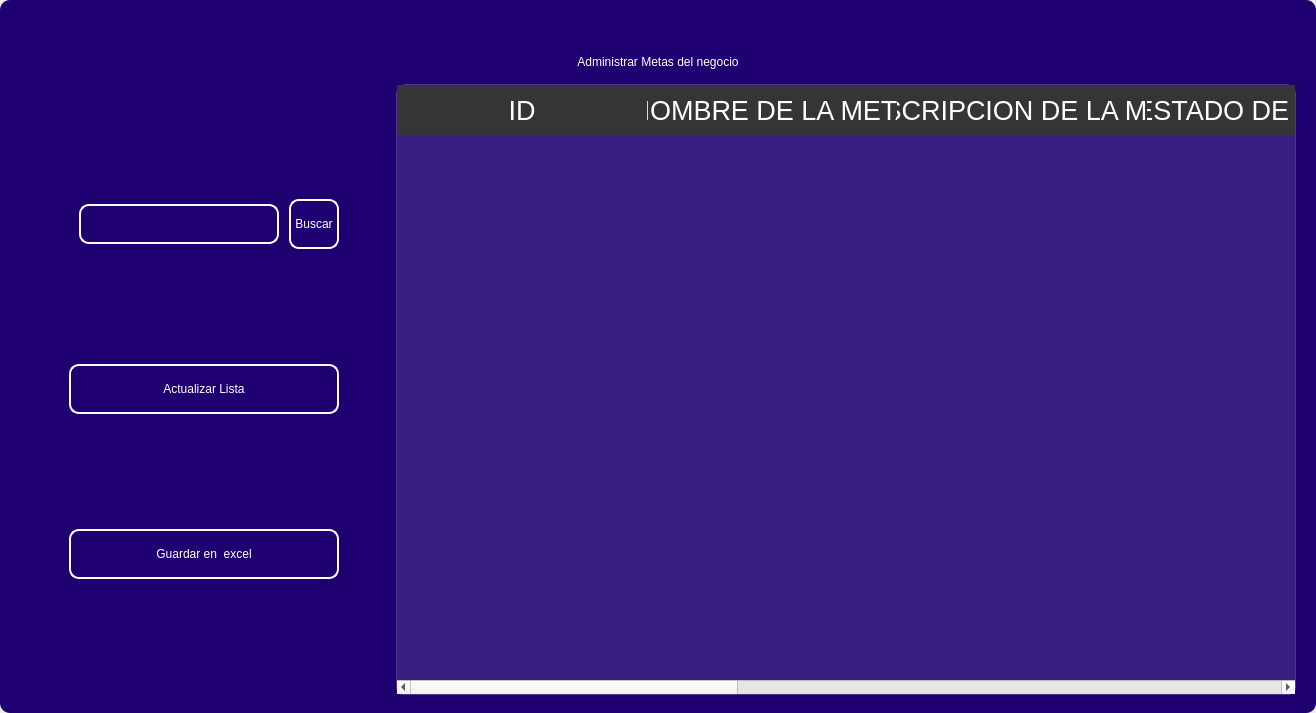
<?xml version="1.0" encoding="UTF-8"?>
<ui version="4.0">
 <class>MainWindow</class>
 <widget class="QMainWindow" name="MainWindow">
  <property name="geometry">
   <rect>
    <x>0</x>
    <y>0</y>
    <width>1316</width>
    <height>713</height>
   </rect>
  </property>
  <property name="windowTitle">
   <string>MainWindow</string>
  </property>
  <property name="styleSheet">
   <string notr="true"/>
  </property>
  <widget class="QWidget" name="centralwidget">
   <property name="styleSheet">
    <string notr="true"/>
   </property>
   <layout class="QVBoxLayout" name="verticalLayout">
    <property name="spacing">
     <number>0</number>
    </property>
    <property name="leftMargin">
     <number>0</number>
    </property>
    <property name="topMargin">
     <number>0</number>
    </property>
    <property name="rightMargin">
     <number>0</number>
    </property>
    <property name="bottomMargin">
     <number>0</number>
    </property>
    <item>
     <widget class="QFrame" name="frame">
      <property name="enabled">
       <bool>true</bool>
      </property>
      <property name="styleSheet">
       <string notr="true">
QFrame {
border-radius:10px;
background-color:#1E0070;
 }
</string>
      </property>
      <property name="frameShape">
       <enum>QFrame::StyledPanel</enum>
      </property>
      <property name="frameShadow">
       <enum>QFrame::Raised</enum>
      </property>
      <layout class="QVBoxLayout" name="verticalLayout_2">
       <item>
        <widget class="QFrame" name="frame_superior">
         <property name="minimumSize">
          <size>
           <width>0</width>
           <height>40</height>
          </size>
         </property>
         <property name="maximumSize">
          <size>
           <width>16777215</width>
           <height>40</height>
          </size>
         </property>
         <property name="styleSheet">
          <string notr="true">QPushButton{
border-radius:18px;
}

QPushButton:hover{
	background-color: rgb(0, 0, 0);
}
</string>
         </property>
         <property name="frameShape">
          <enum>QFrame::StyledPanel</enum>
         </property>
         <property name="frameShadow">
          <enum>QFrame::Raised</enum>
         </property>
         <layout class="QHBoxLayout" name="horizontalLayout_3">
          <property name="spacing">
           <number>4</number>
          </property>
          <property name="leftMargin">
           <number>0</number>
          </property>
          <property name="topMargin">
           <number>0</number>
          </property>
          <property name="rightMargin">
           <number>0</number>
          </property>
          <property name="bottomMargin">
           <number>0</number>
          </property>
          <item>
           <widget class="QPushButton" name="btn_icon">
            <property name="text">
             <string/>
            </property>
            <property name="iconSize">
             <size>
              <width>40</width>
              <height>40</height>
             </size>
            </property>
           </widget>
          </item>
          <item>
           <spacer name="horizontalSpacer_2">
            <property name="orientation">
             <enum>Qt::Horizontal</enum>
            </property>
            <property name="sizeHint" stdset="0">
             <size>
              <width>443</width>
              <height>20</height>
             </size>
            </property>
           </spacer>
          </item>
          <item>
           <widget class="QPushButton" name="btn_exit">
            <property name="minimumSize">
             <size>
              <width>38</width>
              <height>38</height>
             </size>
            </property>
            <property name="maximumSize">
             <size>
              <width>38</width>
              <height>38</height>
             </size>
            </property>
            <property name="text">
             <string/>
            </property>
            <property name="iconSize">
             <size>
              <width>35</width>
              <height>35</height>
             </size>
            </property>
           </widget>
          </item>
          <item>
           <widget class="QPushButton" name="bt_minimizar">
            <property name="minimumSize">
             <size>
              <width>38</width>
              <height>38</height>
             </size>
            </property>
            <property name="maximumSize">
             <size>
              <width>38</width>
              <height>38</height>
             </size>
            </property>
            <property name="cursor">
             <cursorShape>PointingHandCursor</cursorShape>
            </property>
            <property name="text">
             <string/>
            </property>
            <property name="icon">
             <iconset>
              <normaloff>image/minus.svg</normaloff>image/minus.svg</iconset>
            </property>
            <property name="iconSize">
             <size>
              <width>38</width>
              <height>38</height>
             </size>
            </property>
           </widget>
          </item>
          <item>
           <widget class="QPushButton" name="bt_maximizar">
            <property name="minimumSize">
             <size>
              <width>38</width>
              <height>38</height>
             </size>
            </property>
            <property name="maximumSize">
             <size>
              <width>38</width>
              <height>38</height>
             </size>
            </property>
            <property name="cursor">
             <cursorShape>PointingHandCursor</cursorShape>
            </property>
            <property name="text">
             <string/>
            </property>
            <property name="icon">
             <iconset>
              <normaloff>image/chevron-up.svg</normaloff>image/chevron-up.svg</iconset>
            </property>
            <property name="iconSize">
             <size>
              <width>38</width>
              <height>38</height>
             </size>
            </property>
           </widget>
          </item>
          <item>
           <widget class="QPushButton" name="bt_restaurar">
            <property name="minimumSize">
             <size>
              <width>38</width>
              <height>38</height>
             </size>
            </property>
            <property name="maximumSize">
             <size>
              <width>38</width>
              <height>38</height>
             </size>
            </property>
            <property name="cursor">
             <cursorShape>PointingHandCursor</cursorShape>
            </property>
            <property name="text">
             <string/>
            </property>
            <property name="icon">
             <iconset>
              <normaloff>image/chevron-down.svg</normaloff>image/chevron-down.svg</iconset>
            </property>
            <property name="iconSize">
             <size>
              <width>38</width>
              <height>38</height>
             </size>
            </property>
           </widget>
          </item>
          <item>
           <widget class="QPushButton" name="bt_cerrar">
            <property name="minimumSize">
             <size>
              <width>38</width>
              <height>38</height>
             </size>
            </property>
            <property name="maximumSize">
             <size>
              <width>38</width>
              <height>38</height>
             </size>
            </property>
            <property name="cursor">
             <cursorShape>PointingHandCursor</cursorShape>
            </property>
            <property name="text">
             <string/>
            </property>
            <property name="icon">
             <iconset>
              <normaloff>image/x.svg</normaloff>image/x.svg</iconset>
            </property>
            <property name="iconSize">
             <size>
              <width>38</width>
              <height>38</height>
             </size>
            </property>
           </widget>
          </item>
         </layout>
        </widget>
       </item>
       <item>
        <widget class="QLabel" name="label">
         <property name="styleSheet">
          <string notr="true">font: 30pt &quot;MS Shell Dlg 2&quot;;
color: rgb(255, 255, 255);</string>
         </property>
         <property name="text">
          <string>Administrar Metas del negocio</string>
         </property>
         <property name="alignment">
          <set>Qt::AlignCenter</set>
         </property>
        </widget>
       </item>
       <item>
        <widget class="QFrame" name="frame_3">
         <property name="minimumSize">
          <size>
           <width>0</width>
           <height>0</height>
          </size>
         </property>
         <property name="frameShape">
          <enum>QFrame::StyledPanel</enum>
         </property>
         <property name="frameShadow">
          <enum>QFrame::Raised</enum>
         </property>
         <layout class="QHBoxLayout" name="horizontalLayout_4">
          <property name="leftMargin">
           <number>9</number>
          </property>
          <property name="topMargin">
           <number>9</number>
          </property>
          <property name="rightMargin">
           <number>9</number>
          </property>
          <item>
           <layout class="QVBoxLayout" name="verticalLayout_4">
            <property name="spacing">
             <number>50</number>
            </property>
            <property name="sizeConstraint">
             <enum>QLayout::SetDefaultConstraint</enum>
            </property>
            <property name="leftMargin">
             <number>50</number>
            </property>
            <property name="topMargin">
             <number>50</number>
            </property>
            <property name="rightMargin">
             <number>50</number>
            </property>
            <property name="bottomMargin">
             <number>50</number>
            </property>
            <item>
             <layout class="QHBoxLayout" name="horizontalLayout">
              <property name="spacing">
               <number>10</number>
              </property>
              <property name="leftMargin">
               <number>10</number>
              </property>
              <property name="topMargin">
               <number>0</number>
              </property>
              <property name="bottomMargin">
               <number>0</number>
              </property>
              <item>
               <widget class="QLineEdit" name="searchtxt">
                <property name="minimumSize">
                 <size>
                  <width>200</width>
                  <height>25</height>
                 </size>
                </property>
                <property name="maximumSize">
                 <size>
                  <width>150</width>
                  <height>40</height>
                 </size>
                </property>
                <property name="styleSheet">
                 <string notr="true">QLabel {
	color: rgb(255, 255, 254);
	font: 12pt &quot;Arial&quot;;
	background-color: rgba(0, 0, 0,0);
}

QTextEdit{
background-color: rgba(0, 0, 0,0);
border-radius:10px; 
font: 12pt &quot;Arial&quot;;
color: rgb(255, 255, 254);
border: 2px solid  rgb(255, 255, 255);

}

QTextEdit:hover{
background-color: rgba(0, 0, 0,0);
border-radius:10px; 
font: 12pt &quot;Arial&quot;;
border: 2px solid  rgb(120, 0, 171);
}

QTextEdit:focus{
background-color: rgb(0, 0, 0);
border-radius:10px; 
font: 12pt &quot;Arial&quot;;
border: 2px solid rgb(120, 0, 171);
}

QLineEdit{
background-color: rgba(0, 0, 0,0);
border-radius:10px; 
font: 12pt &quot;Arial&quot;;
color: rgb(255, 255, 254);
border: 2px solid  rgb(255, 255, 255);

}

QLineEdit:hover{
background-color: rgba(0, 0, 0,0);
border-radius:10px; 
font: 12pt &quot;Arial&quot;;
border: 2px solid  rgb(120, 0, 171);
}

QLineEdit:focus{
background-color: rgb(0, 0, 0);
border-radius:10px; 
font: 12pt &quot;Arial&quot;;
border: 2px solid rgb(120, 0, 171);
}

QCheckBox{
	font: 12pt &quot;Arial&quot;;
	color: rgb(255, 255, 255);
}

QCheckBox::indicator {
    width: 18px;
    height:18px;
}

QCheckBox::indicator:unchecked {
   background-image: url(image/square.svg);
}

QCheckBox::indicator:checked {
   background-image: url(image/check-square.svg);
}

QPushButton{
border-radius:10px; 
font: 12pt &quot;Arial&quot;;
color: rgb(255, 255, 254);
border: 2px solid #ffffff;
}

QPushButton:hover{
border-radius:10px; 
font: 12pt &quot;Arial&quot;;
color: rgb(255, 255, 255);
border: 2px solid rgb(120, 0, 171);
	background-color: rgb(120, 0, 171);
}
</string>
                </property>
               </widget>
              </item>
              <item>
               <widget class="QPushButton" name="btn_search">
                <property name="sizePolicy">
                 <sizepolicy hsizetype="Minimum" vsizetype="Fixed">
                  <horstretch>0</horstretch>
                  <verstretch>0</verstretch>
                 </sizepolicy>
                </property>
                <property name="minimumSize">
                 <size>
                  <width>0</width>
                  <height>15</height>
                 </size>
                </property>
                <property name="maximumSize">
                 <size>
                  <width>100</width>
                  <height>50</height>
                 </size>
                </property>
                <property name="cursor">
                 <cursorShape>PointingHandCursor</cursorShape>
                </property>
                <property name="styleSheet">
                 <string notr="true">QPushButton{
border-radius:10px; 
font: 12pt &quot;Arial&quot;;
color: rgb(255, 255, 254);
border: 2px solid #ffffff;
}

QPushButton:hover{
border-radius:10px; 
font: 12pt &quot;Arial&quot;;
color: rgb(255, 255, 255);
border: 2px solid rgb(120, 0, 171);
	background-color: rgb(120, 0, 171);
}</string>
                </property>
                <property name="text">
                 <string>Buscar</string>
                </property>
               </widget>
              </item>
             </layout>
            </item>
            <item>
             <widget class="QPushButton" name="btn_get">
              <property name="minimumSize">
               <size>
                <width>50</width>
                <height>40</height>
               </size>
              </property>
              <property name="maximumSize">
               <size>
                <width>300</width>
                <height>50</height>
               </size>
              </property>
              <property name="cursor">
               <cursorShape>PointingHandCursor</cursorShape>
              </property>
              <property name="styleSheet">
               <string notr="true">QPushButton{
border-radius:10px; 
font: 12pt &quot;Arial&quot;;
color: rgb(255, 255, 254);
border: 2px solid #ffffff;
}

QPushButton:hover{
border-radius:10px; 
font: 12pt &quot;Arial&quot;;
color: rgb(255, 255, 255);
border: 2px solid rgb(120, 0, 171);
	background-color: rgb(120, 0, 171);
}</string>
              </property>
              <property name="text">
               <string>Actualizar Lista</string>
              </property>
              <property name="iconSize">
               <size>
                <width>35</width>
                <height>35</height>
               </size>
              </property>
             </widget>
            </item>
            <item>
             <widget class="QPushButton" name="btn_excel">
              <property name="minimumSize">
               <size>
                <width>10</width>
                <height>40</height>
               </size>
              </property>
              <property name="maximumSize">
               <size>
                <width>300</width>
                <height>50</height>
               </size>
              </property>
              <property name="cursor">
               <cursorShape>PointingHandCursor</cursorShape>
              </property>
              <property name="styleSheet">
               <string notr="true">QPushButton{
border-radius:10px; 
font: 12pt &quot;Arial&quot;;
color: rgb(255, 255, 254);
border: 2px solid #ffffff;
}

QPushButton:hover{
border-radius:10px; 
font: 12pt &quot;Arial&quot;;
color: rgb(255, 255, 255);
border: 2px solid rgb(120, 0, 171);
	background-color: rgb(120, 0, 171);
}</string>
              </property>
              <property name="text">
               <string>Guardar en  excel</string>
              </property>
              <property name="iconSize">
               <size>
                <width>35</width>
                <height>35</height>
               </size>
              </property>
             </widget>
            </item>
           </layout>
          </item>
          <item>
           <widget class="QTableWidget" name="table_goal">
            <property name="minimumSize">
             <size>
              <width>900</width>
              <height>0</height>
             </size>
            </property>
            <property name="maximumSize">
             <size>
              <width>700</width>
              <height>16777215</height>
             </size>
            </property>
            <property name="styleSheet">
             <string notr="true">QTableView {
	background-color: rgba(255, 255, 255, 30); 	
	border: 1px solid rgba(255,255,255,40);
	border-bottom-right-radius: 7px; 
	border-bottom-left-radius: 7px; 
	color: white;
	font: 15pt &quot;MS Shell Dlg 2&quot;;
}

QHeaderView::section {
background-color: rgb(53, 53, 53);
color: white;
border: none;
height: 50px;
font-size: 20pt;
}

QTableView::item {
    border-style: none;
    border-bottom: 1px solid rgba(255,255,255,50);
    padding-left: auto;
    padding-right: auto;
}

QTableView::item:selected{
	border: none;
	color: rgb(255, 255, 255);
    background-color: rgba(255, 255, 255, 50);
}
</string>
            </property>
            <property name="lineWidth">
             <number>1</number>
            </property>
            <property name="editTriggers">
             <set>QAbstractItemView::NoEditTriggers</set>
            </property>
            <attribute name="horizontalHeaderDefaultSectionSize">
             <number>250</number>
            </attribute>
            <column>
             <property name="text">
              <string>ID</string>
             </property>
            </column>
            <column>
             <property name="text">
              <string>NOMBRE DE LA META</string>
             </property>
            </column>
            <column>
             <property name="text">
              <string>DESCRIPCION DE LA META</string>
             </property>
            </column>
            <column>
             <property name="text">
              <string>ESTADO DE LA META</string>
             </property>
            </column>
            <column>
             <property name="text">
              <string>FECHA DE INICIO</string>
             </property>
            </column>
            <column>
             <property name="text">
              <string>FECHA DE TERMINO</string>
             </property>
            </column>
            <column>
             <property name="text">
              <string>ID DE LA EMPRESA</string>
             </property>
            </column>
            <column>
             <property name="text">
              <string>NOMBRE DEL NEGOCIO</string>
             </property>
            </column>
           </widget>
          </item>
         </layout>
        </widget>
       </item>
      </layout>
     </widget>
    </item>
   </layout>
  </widget>
 </widget>
 <resources/>
 <connections/>
</ui>
